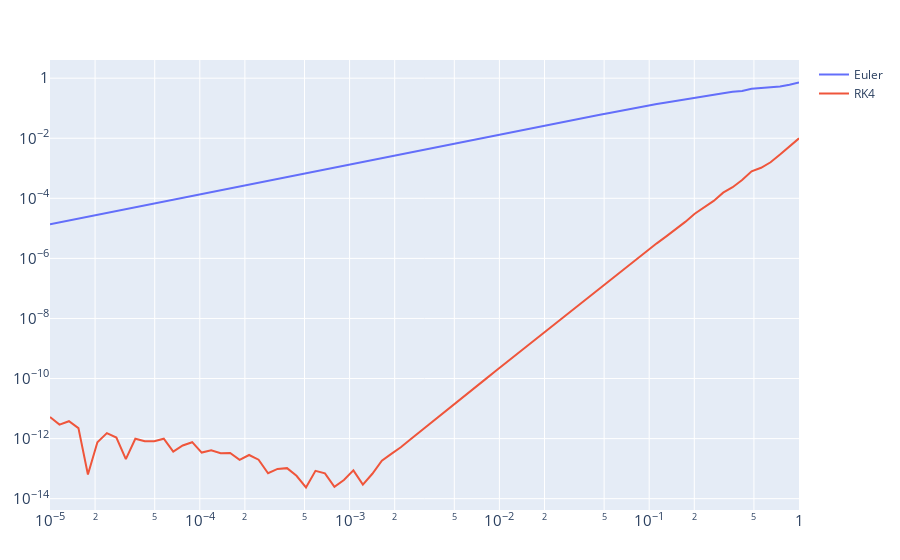

Write notebook code for a chart like this one.
### Code cell
using PlotlyJS

t1 = scatter(;x=h,y=euler_error,mode="lines",name="Euler")
t2 = scatter(;x=h,y=rk4_error,mode="lines",name="RK4")
layout = Layout(xaxis_type="log", xaxis_exponentformat = "power", yaxis_type="log",  yaxis_exponentformat = "power")
data = [t1, t2]

PlotlyJS.plot(data, layout)
# p = plot(h, [euler_error, rk4_error],  linetype=:path, xaxis=:log, yaxis=:log, label = ["euler"], lw = 3, legend=:bottomleft)
# plot!(h, rk4_error, linetype=:path, xaxis=:log, yaxis=:log, label = ["rk4"], lw = 3)
